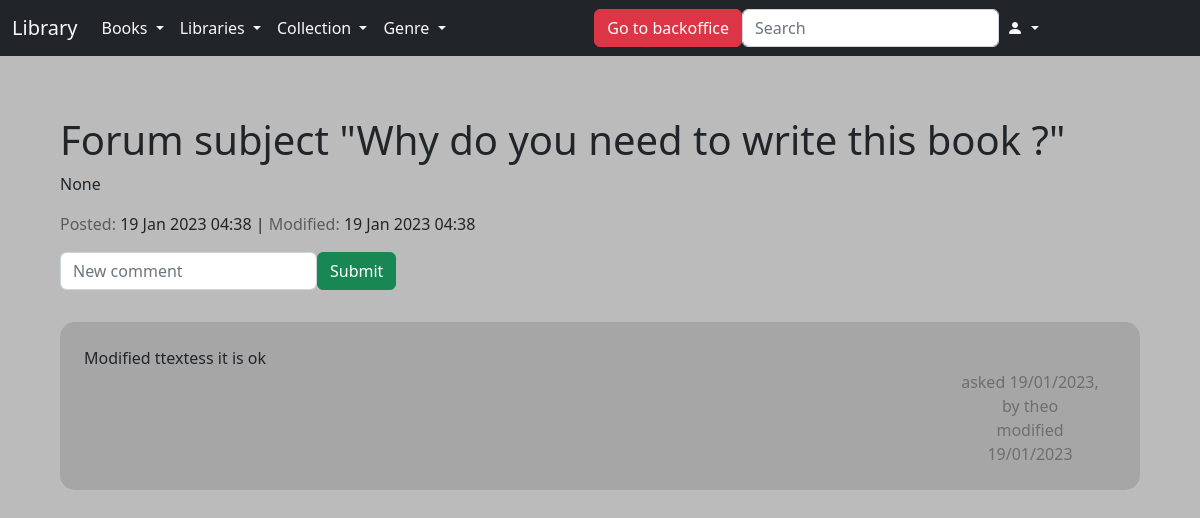
The app's page /lib/forum/page/2/ with its own data.
### lib/models.py (models this page shows)
class Forum(models.Model):
    title = models.CharField(max_length=200)
    text = models.TextField(max_length=500, null=True)
    creation_date = models.DateTimeField(auto_now_add=True)
    modification_date = models.DateTimeField(auto_now=True)

class Message(models.Model):
    id_user = models.ForeignKey(User, on_delete=models.RESTRICT, null=True)
    id_forum = models.ForeignKey(Forum, on_delete=models.CASCADE)
    text = models.TextField(max_length=500)
    creation_date = models.DateTimeField(auto_now_add=True)
    modification_date = models.DateTimeField(auto_now=True)

### lib/views.py (the view)
# urls.py: path('forum/page/<int:id>/', views.forum_page, name='forum_page'),
def forum_page(request,id):
    try:
        forum = Forum.objects.get(pk=id)
        message = Message.objects.filter(id_forum=forum).order_by('-creation_date')
        return render(request, 'lib/forum/forum_page.html', {
            'forum': forum,
            'messages': message,
        })
    except Forum.DoesNotExist:
        messages.error(request, 'error')
        return redirect('list_forum')

### library/context_processors.py (called while the page is built)
def extras(request):
    libraries = Library.objects.all()
    genre = Genre.objects.all()
    collection = Collection.objects.all()
    users = User.objects.all().order_by('-date_joined')
    userdata = UserData.objects.all()
    books = Books.objects.all()
    instances = InstanceBook.objects.all()
    lecture_group = LectureGroup.objects.all()
    lecturer = Lecturer.objects.all()
    forum = Forum.objects.all()
    return {
        'context_libraries': libraries,
        'context_genre': genre,
        'context_collection': collection,
        'context_users': users,
        'context_user_data': userdata,
        'context_books': books,
        'context_instances': instances,
        'context_lecture_group': lecture_group,
        'context_lecturer': lecturer,
        'context_forums': forum,
    }

### lib/templates/lib/forum/forum_page.html (shortened to what this page needs)
{% extends 'lib/index.html' %}
{% block content %}
  {% load permission_tags %}
  <h1>Forum subject "{{ forum.title }}"</h1>
  <p>{{ forum.text }}</p>
  <p><span style="color: #5c5c5c">Posted: </span>{{ forum.creation_date |date:"d M Y h:i" }} | <span style="color: #5c5c5c"> Modified: </span>{{ forum.modification_date |date:"d M Y h:i" }}</p>
  <form action="{% url 'add_message' forum.pk %}" method="post" style="display: flex; margin-bottom:2em">
    <fieldset>
      <div>
        <input type="text" name="text" class="form-control" id="text" placeholder="New comment"/>
      </div>
    </fieldset>
    <button type="submit" class="btn btn-success" style="margin: auto 0 0 0">Submit</button>
  </form>
  {% for mess in messages %}
    <div class="messages-forum">
      <div>
        {{ mess.text }}
        <div class="details-messages-forum">
          <div class="container text-center">
            <div class="row">
              <div class="col"></div>
              <div class="col"></div>
              <div class="col"></div>
              <div class="col"></div>
              <div class="col">
              </div>
              <div class="col" style="color: #6e6e6e">
                  asked {{ mess.creation_date|date:"d/m/Y" }}, by {{ mess.id_user.username }}
                  <br>
                  {% if mess.modification_date != created_date %}
                    modified {{ mess.modification_date|date:"d/m/Y" }}
                  {% endif %}
              </div>
            </div>
          </div>
        </div>
      </div>
    </div>
  {% endfor %}
{% endblock content %}

### records on screen
Forum: title "Why do you need to write this book ?", text "None", creation_date "19 Jan 2023 04:38", modification_date "19 Jan 2023 04:38"
Message: text "Modified ttextess it is ok", creation_date "19/01/2023", id_user.username "theo", modification_date "19/01/2023"
